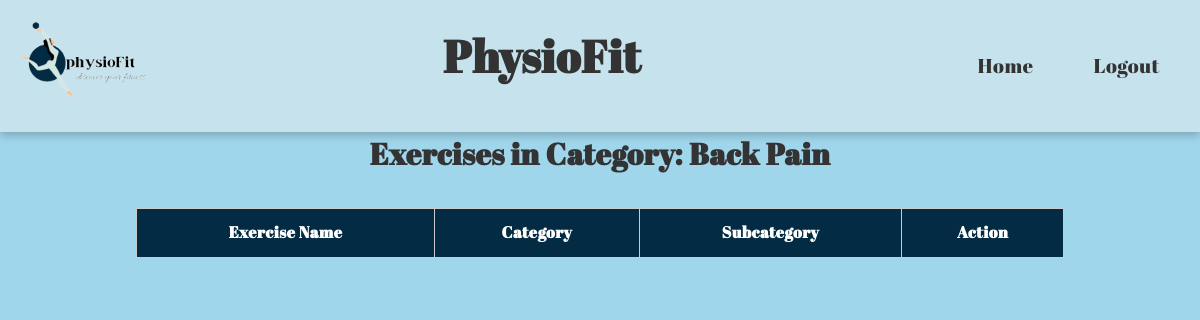
The app's page /admin/viewbycategory.php?category=Back Pain (signed in), older data.
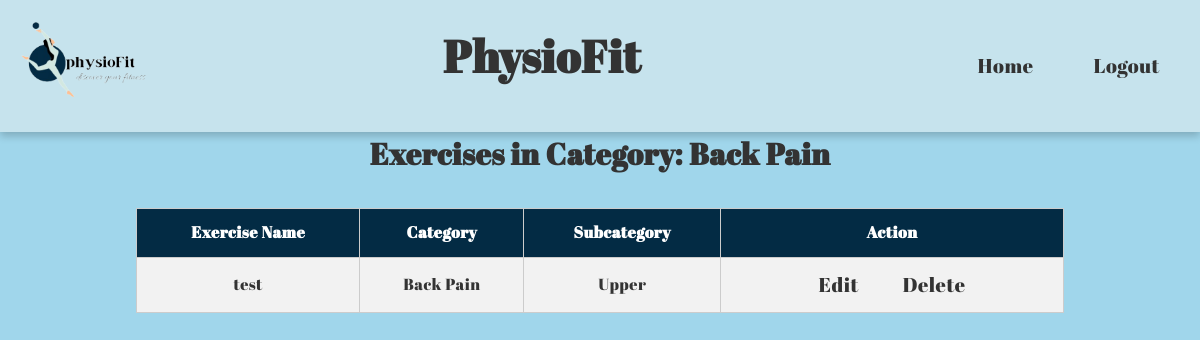
The same page, newer data.
### tables this page shows
CREATE TABLE `exercise` (
  `id` int(255) NOT NULL,
  `maincategory` varchar(255) NOT NULL,
  `category` varchar(255) NOT NULL,
  `subcategory` varchar(255) NOT NULL,
  `exerciseName` varchar(255) NOT NULL,
  `exerciseDescription` varchar(255) NOT NULL,
  `img` varchar(255) NOT NULL,
  `video` varchar(255) NOT NULL
);

### admin/viewbycategory.php (the view, shortened to what this page needs)
<?php
include_once($_SERVER['DOCUMENT_ROOT'].'/sgpproject/sgpproject/conn.php');
$category = $_GET['category'];
$query = "SELECT * FROM exercise WHERE category = '$category'";
$result = mysqli_query($con, $query);
?>
<!DOCTYPE html>
<html lang="en">
<head>
</head>
<body>
    <header>
        <nav>
            <div class="logo">
                <img src="img/LOGO_1.PNG" alt="Logo">
            </div>
            <div class="name">
                <h1>PhysioFit</h1>
            </div>
            <ul>
              <li><a class="nav-link" href="dashboard.php">Home</a></li><?php
                if (isset($_SESSION['admin'])) {
                    echo '<li><a class="nav-link" href="logout.php">Logout</a></li>';
                } else {?>
                 <?php  echo '<script>window.location.href = "index.php";</script>';
                }
                ?>
            </ul>
        </nav>
    </header>
    <main>
        <h1>Exercises in Category: <?php echo htmlspecialchars($category); ?></h1>
        <table>
            <tr>
                <th>Exercise Name</th>
                <th>Category</th>
                <th>Subcategory</th>
                <th>Action</th>
            </tr>
            <?php while ($row = mysqli_fetch_assoc($result)) { ?>
                <tr>
                    <td><?php echo htmlspecialchars($row["exerciseName"]); ?></td>
                    <td><?php echo htmlspecialchars($row["category"]); ?></td>
                    <td><?php echo htmlspecialchars($row["subcategory"]); ?></td>
                    <td><a class="nav-link" href="edit.php?id=<?php echo $row["id"]; ?>">Edit</a>
                    <a class="nav-link" href="delete.php?id=<?php echo $row["id"]; ?>">Delete</a></td>
                </tr>
            <?php } ?>
        </table>
    </main>
</body>
</html>

Row changes from the older to the newer data that the page shows:
added exercise: exerciseName "test", category "Back Pain", subcategory "Upper"
